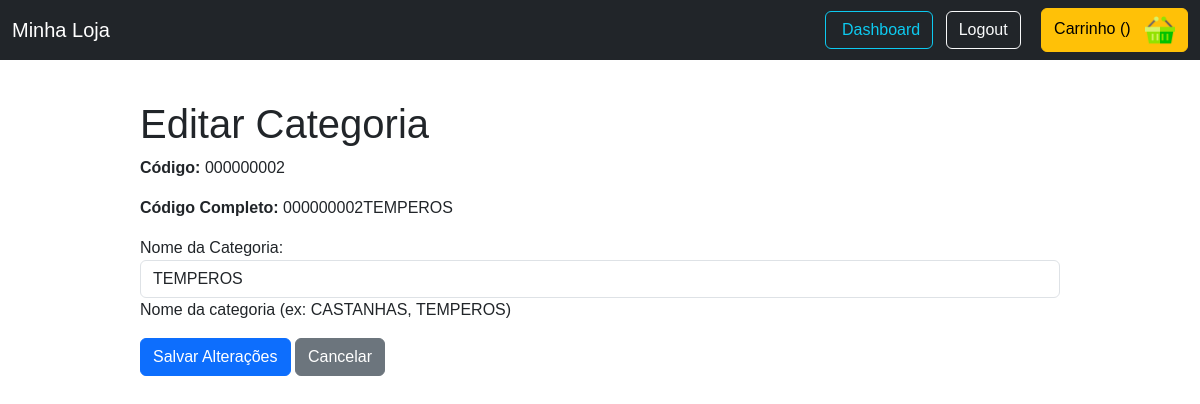
/produtos/categorias/editar/2/ (signed in), run on the app's committed database.
### produtos/models.py (models this page shows, shortened)
class Categoria(models.Model):
    nome = models.CharField(
        max_length=100,
        verbose_name="Nome da Categoria",
        help_text="Nome da categoria (ex: CASTANHAS, TEMPEROS)"
    )
    data_criacao = models.DateTimeField(auto_now_add=True, verbose_name="Data de Criação")
    data_atualizacao = models.DateTimeField(auto_now=True, verbose_name="Última Atualização")
    class Meta:
        verbose_name = "Categoria"
        verbose_name_plural = "Categorias"
        ordering = ['-data_criacao']
    def get_codigo(self):
        return str(self.id).zfill(9)
    def get_codigo_completo(self):
        codigo = self.get_codigo()
        nome_formatado = self.nome.ljust(102)  # Preenche com espaços à direita até 102 caracteres
        return f"{codigo}{nome_formatado}"

### produtos/views.py (the view)
# urls.py: path("categorias/editar/<int:pk>/", views.editar_categoria, name="editar_categoria"),
@login_required
@user_passes_test(is_staff_user)
def editar_categoria(request, pk):
    categoria = get_object_or_404(Categoria, pk=pk)
    nome_original = categoria.nome
    if request.method == 'POST':
        form = CategoriaForm(request.POST, instance=categoria)
        if form.is_valid():
            try:
                nome_novo = form.cleaned_data['nome'].strip()
                if Categoria.objects.filter(nome__iexact=nome_novo).exclude(pk=pk).exists():
                    messages.error(request, f'Já existe outra categoria com o nome "{nome_novo}".')
                    return render(request, 'produtos/editar_categoria.html', {
                        'form': form,
                        'categoria': categoria
                    })
                categoria = form.save(commit=False)
                categoria.nome = nome_novo
                categoria.save()
                messages.success(request, f'Categoria "{nome_original}" atualizada para "{categoria.nome}" com sucesso!')
                return redirect('lista_categorias')
            except Exception as e:
                messages.error(request, f'Erro ao atualizar categoria: {str(e)}')
                return render(request, 'produtos/editar_categoria.html', {
                    'form': form,
                    'categoria': categoria
                })
        else:
            messages.error(request, 'Por favor, corrija os erros abaixo.')
    else:
        form = CategoriaForm(instance=categoria)
    total_produtos = categoria.produtos.count()
    context = {
        'form': form,
        'categoria': categoria,
        'total_produtos': total_produtos
    }
    return render(request, 'produtos/editar_categoria.html', context)

### produtos/forms.py
class CategoriaForm(forms.ModelForm):
    class Meta:
        model = Categoria
        fields = ['nome']
        widgets = {
            'nome': forms.TextInput(attrs={'class': 'form-control', 'placeholder': 'Nome da categoria'}),
        }

### produtos/views.py (called while the page is built)
def is_staff_user(user):
    return user.is_staff

### produtos/templates/produtos/editar_categoria.html (shortened to what this page needs)
{% extends 'base.html' %}
{% block content %}
    <h1>Editar Categoria</h1>
    <p><strong>Código:</strong> {{ categoria.get_codigo }}</p>
    <p><strong>Código Completo:</strong> {{ categoria.get_codigo_completo }}</p>
    <form method="post">
        {{ form.as_p }}
        <button type="submit" class="btn btn-primary">Salvar Alterações</button>
        <a href="{% url 'lista_categorias' %}" class="btn btn-secondary">Cancelar</a>
    </form>
{% endblock %}

### app/templates/base.html (style rules this page uses)
body { font-family: sans-serif; }

### data on the page
Categoria: get_codigo "000000002", get_codigo_completo "000000002TEMPEROS", nome "TEMPEROS"
